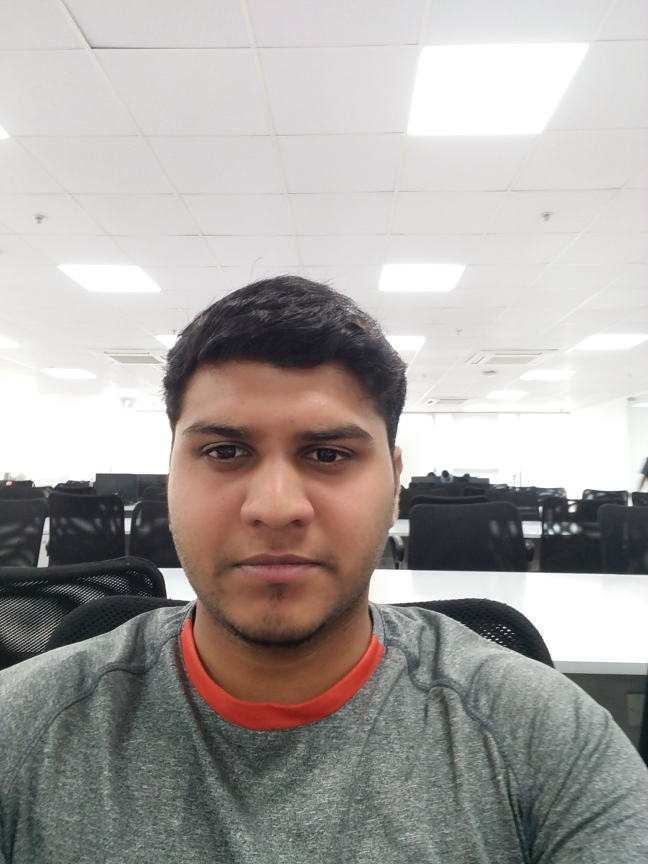
#> input picture dataset/User.1.1.jpg, 1944 x 2592 px, given as the content of the folder dataset/User.1.1.jpg, which was not available (shown at 1/3 size)
$ python -i trainer.py   (imports and definitions only)
#> lines starting #> are read from the running program, lines starting #| are printed output that depends on the picture
import os
import cv2
import numpy as np
from PIL import Image
from flask import jsonify

recognizer = cv2.face.LBPHFaceRecognizer_create()
path = 'dataset'


def train_data():
    if not os.path.exists('./recognizer'):
        os.makedirs('./recognizer')
    ids, faces = get_image_with_id(path)
    recognizer.train(faces, ids)
    recognizer.save('recognizer/trainingData.yml')
    cv2.destroyAllWindows()
    return jsonify({"status": "SUCCESS"})


def get_image_with_id(path):
#> called with path = 'dataset/User.1.1.jpg'
    imagePaths = [os.path.join(path, f) for f in os.listdir(path)]
    faces = []
    IDs = []
    for imagePath in imagePaths:
        faceImg = Image.open(imagePath).convert('L')
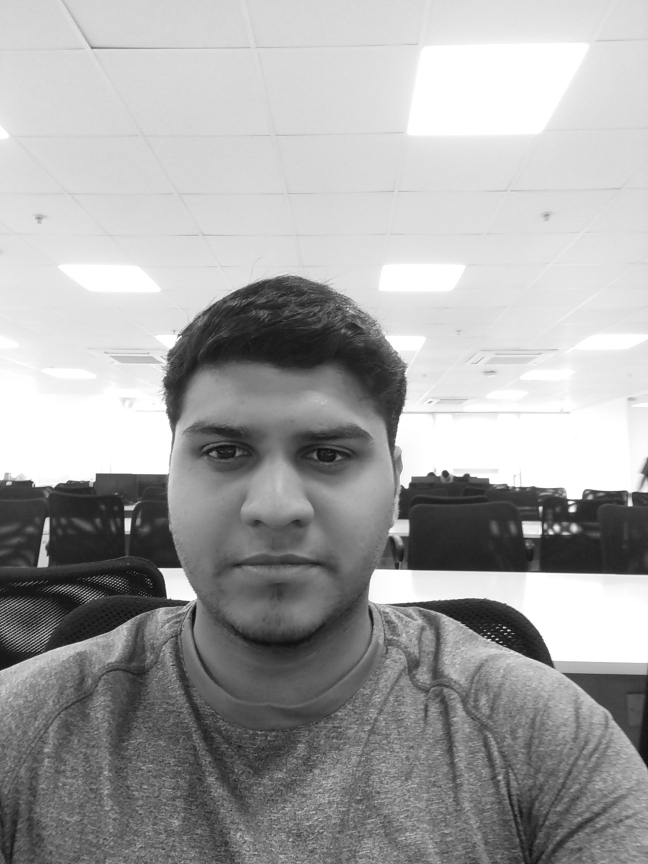
#> faceImg: PIL image 1944x2592 L (shown at 1/3 size); min 0, max 255, mean 165
        faceNp = np.array(faceImg, 'uint8')
        ID = int(os.path.split(imagePath)[-1].split('.')[1])
        faces.append(faceNp)
        IDs.append(ID)
        cv2.waitKey(10)
    return np.array(IDs), faces

>>> result = get_image_with_id('dataset/User.1.1.jpg')

$ run again, on dataset/User.1.2.jpg
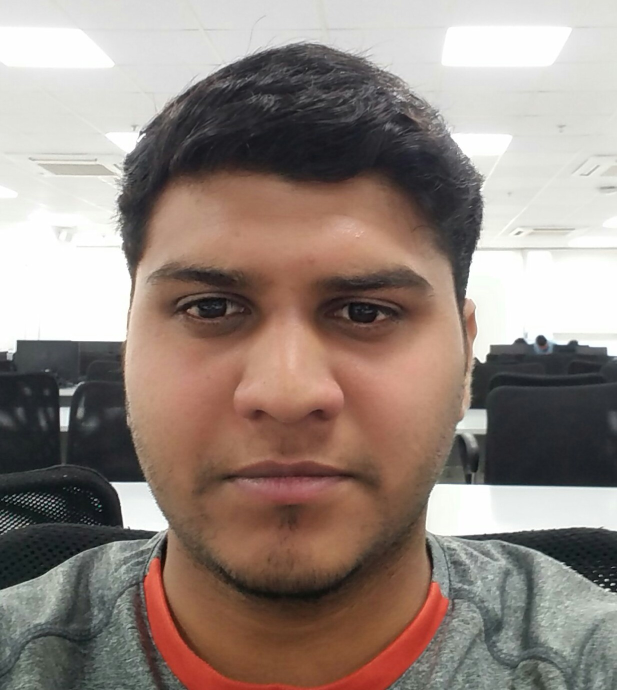
#> input picture dataset/User.1.2.jpg, 1233 x 1380 px, given as the content of the folder dataset/User.1.2.jpg, which was not available (shown at 1/2 size)
#> in get_image_with_id, `faceImg = Image.open(imagePath).convert('L')`:
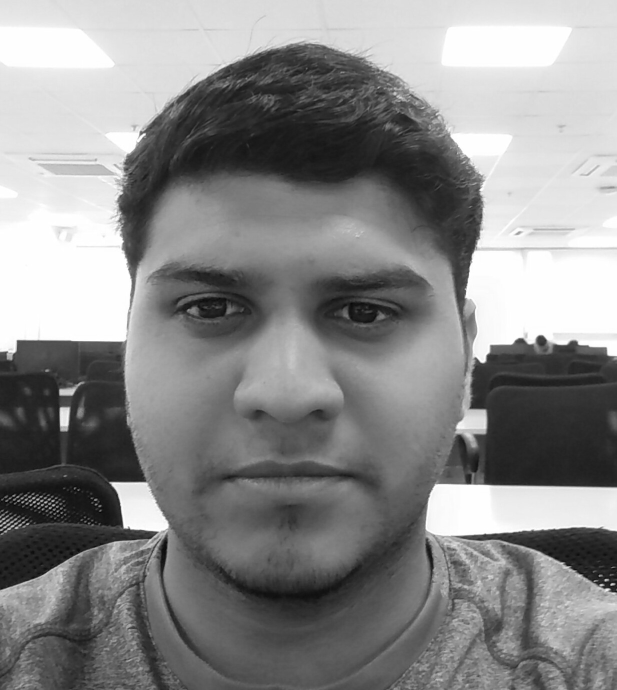
#> faceImg: PIL image 1233x1380 L (shown at 1/2 size); min 0, max 255, mean 137.5

$ run again, on dataset/User.1.3.jpg
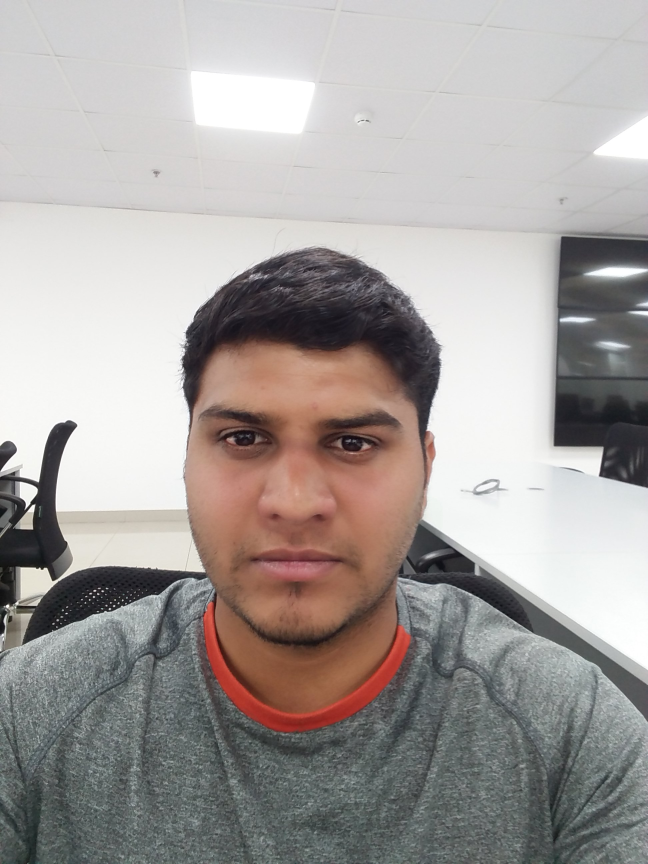
#> input picture dataset/User.1.3.jpg, 1944 x 2592 px, given as the content of the folder dataset/User.1.3.jpg, which was not available (shown at 1/3 size)
#> in get_image_with_id, `faceImg = Image.open(imagePath).convert('L')`:
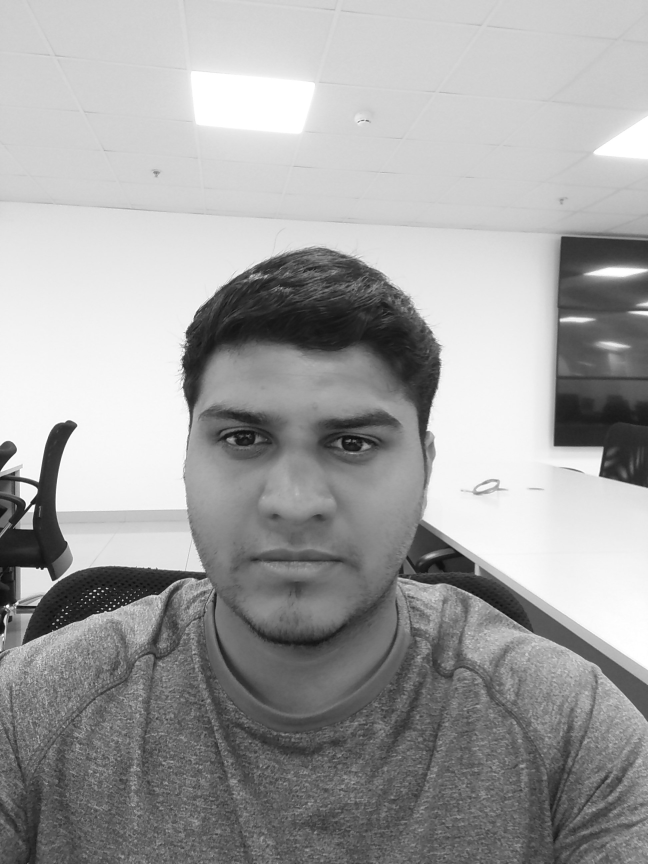
#> faceImg: PIL image 1944x2592 L (shown at 1/3 size); min 0, max 255, mean 161.6
